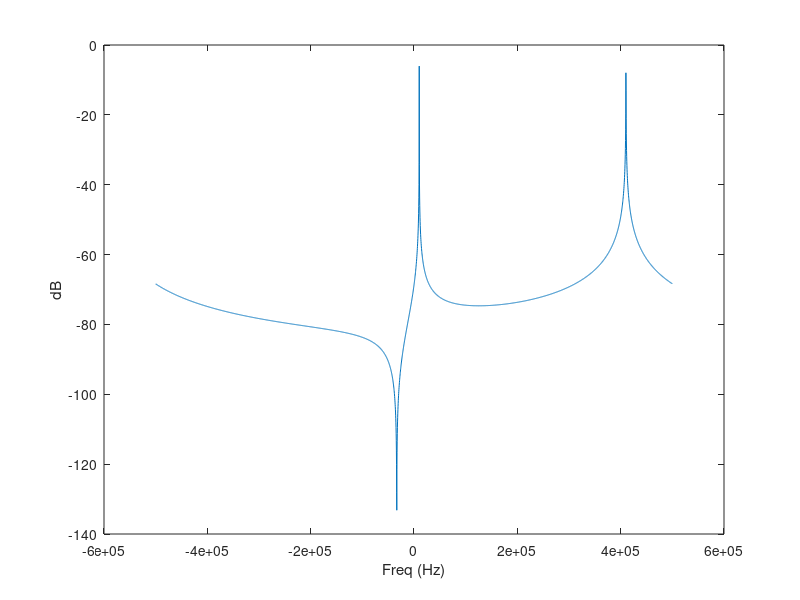

Recreate this plot in MATLAB.
clear;

Fs = 1e6;
N = 4096;
n = 0:N-1;
f1 = 10000;
f2 = 410000;

I = 0.5*cos(2*pi.*n*f1/Fs) + 0.5*cos(2*pi.*n*f2/Fs);
Q = 0.5*sin(2*pi.*n*f1/Fs) + 0.5*sin(2*pi.*n*f2/Fs);

arr = complex(I,Q);

f_axis = linspace(-Fs/2,Fs/2,length(arr));
freq_spec = fftshift(20*log10( abs(fft(arr))/length(arr) ));

plot(f_axis, freq_spec);
xlabel('Freq (Hz)');
ylabel('dB');

fileName = "inputIQ.txt";
fid = fopen(fileName, 'w+');
for i = 1:N
  fprintf(fid, "%f,%f\r\n", I(i), Q(i));
end
fclose(fid);
